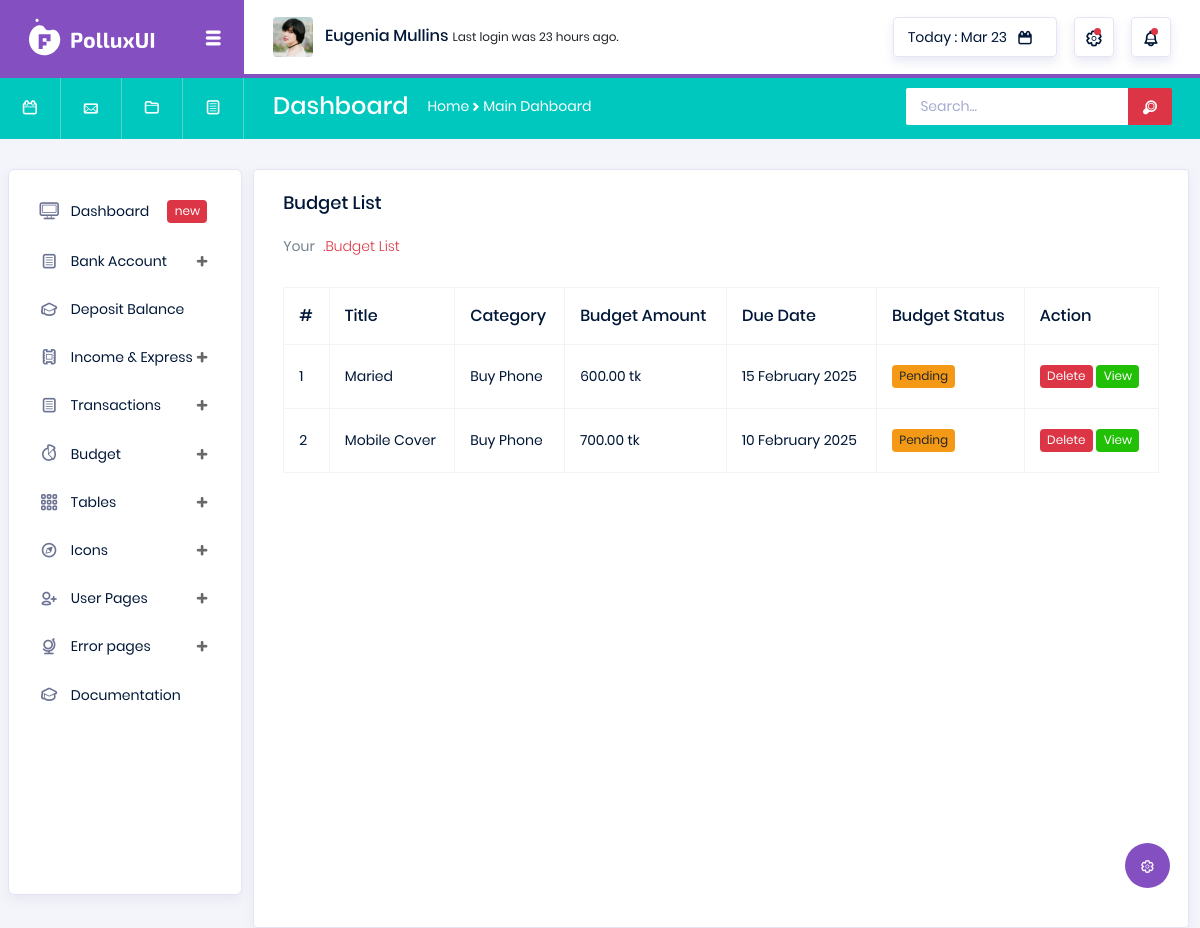
The app's page /view-budget-list/ (signed in), older data.
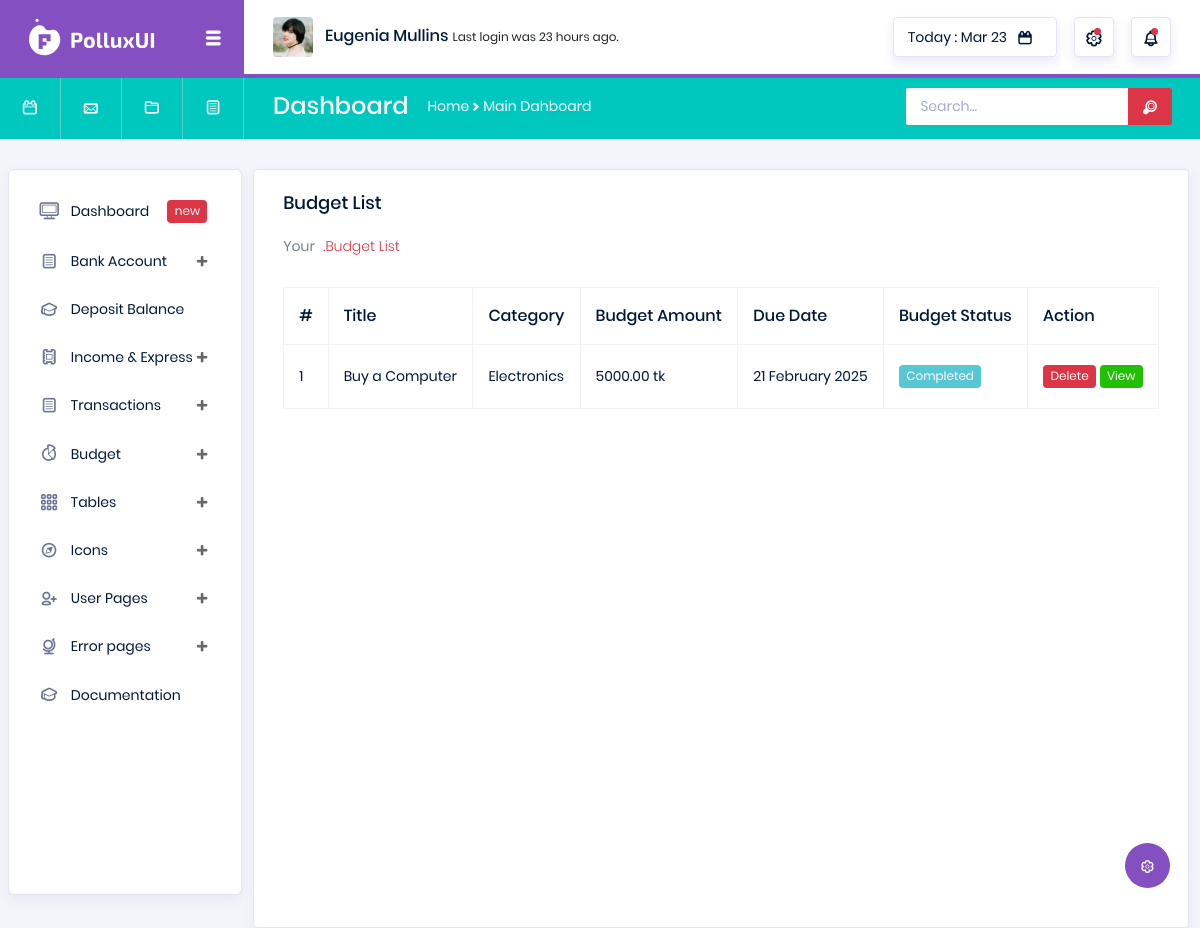
The same page, newer data.
### utils/models.py (models this page shows, shortened)
class Budget(models.Model):
    user = models.ForeignKey(User, on_delete=models.CASCADE)
    title = models.CharField(max_length=255)
    category = models.ForeignKey(BudgetCategory, on_delete=models.CASCADE)
    amount = models.DecimalField(max_digits=10, decimal_places=2)
    due_date = models.DateField()
    is_completed = models.BooleanField(default=False)
    created_at = models.DateTimeField(auto_now_add=True)

class BudgetCategory(models.Model):
    user = models.ForeignKey(User, on_delete=models.CASCADE)
    cat_name = models.CharField(max_length=160)
    create_at = models.DateTimeField(auto_now_add=True)

### utils/views.py (the view)
# urls.py: path('view-budget-list/', views.view_budget, name='view_budget'),
def view_budget(request):
    user = request.user
    try:
        budgets = Budget.objects.filter(user=user)
    except Exception as e:
        messages.warning(request, 'something wrong!')
        return redirect('utils:view_budget')
    return render(request, 'utils/budget_list.html', context={'budgets':budgets})

### templates/utils/budget_list.html (shortened to what this page needs)
{% extends 'base.html' %}
{% load static %}
{% block body %}
<div class="col-lg-12 grid-margin stretch-card">
  <div class="card">
    <div class="card-body">
      <h4 class="card-title">Budget List</h4>
      <p class="card-description">
        Your <code>.Budget List</code>
      </p>
      <div class="table-responsive pt-3">
        <table class="table table-bordered">
          <thead>
            <tr>
              <th>
                #
              </th>
              <th>
                Title
              </th>
              <th>
                Category
              </th>
              <th>
                Budget Amount
              </th>
              <th>
                Due Date
              </th>
              <th>
                Budget Status
              </th>
              <th>
                Action
              </th>
            </tr>
          </thead>
          <tbody>
            {% for budget in budgets %}
            <tr>
              <td>
                {{forloop.counter}}
              </td>
              <td>
                {{budget.title}}
              </td>
              <td>
                {{budget.category.cat_name}}
              </td>
              <td>
                {{budget.amount}} tk
              </td>
              <td>
                {{budget.due_date|date:"d F Y"}}
              </td>
              <td>
                {% if budget.is_completed %}
                <span class="badge" style="background-color: #57c7d4; color: white;">Completed</span>
                {% else %}
                <span class="badge badge-warning">Pending</span>
                {% endif %}
              </td>
              <td>
                <span class="badge badge-danger" style="cursor: pointer" onclick="confirmDeleteBudget({{budget.id}})" data-toggle="modal" data-target="#exampleModal">Delete</span>
                <a href="" class="badge badge-success" data-toggle="modal"
                  data-target="#exampleModalCenter{{ budget.id }}">View</a>
              </td>
            </tr>
            {% endfor %}
          </tbody>
        </table>
      </div>
    </div>
  </div>
</div>
{% endblock %}

### templates/base.html (shortened to what this page needs)
<!DOCTYPE html>
{% load static %}
<html lang="en">
<head>
  <link rel="stylesheet" href="{% static 'vendors/typicons/typicons.css' %}">
  <link rel="stylesheet" href="{% static 'vendors/css/vendor.bundle.base.css' %}">
  <link rel="stylesheet" href="{% static 'css/vertical-layout-light/style.css' %}">
</head>
<body>
  <div class="container-scroller">
    {% include 'shared/navbar.html' %}
    {% include 'shared/header.html' %}
    <div class="container-fluid page-body-wrapper">
      <div class="theme-setting-wrapper">
        <div id="settings-trigger"><i class="typcn typcn-cog-outline"></i></div>
      </div>
      {% include 'shared/sidebar.html' %}
      <div class="main-panel">
        {% block body %}
        {% endblock %}
      </div>
    </div>
  </div>
</body>
</html>

### templates/shared/navbar.html (shortened to what this page needs)
{% load static %}
<nav class="navbar col-lg-12 col-12 p-0 fixed-top d-flex flex-row">
    <div class="navbar-brand-wrapper d-flex justify-content-center">
      <div class="navbar-brand-inner-wrapper d-flex justify-content-between align-items-center w-100">
        <a class="navbar-brand brand-logo" href="index.html"><img src="{% static 'images/logo.svg' %}" alt="logo"/></a>
        <button class="navbar-toggler navbar-toggler align-self-center" type="button" data-toggle="minimize">
          <span class="typcn typcn-th-menu"></span>
        </button>
      </div>
    </div>
    <div class="navbar-menu-wrapper d-flex align-items-center justify-content-end">
      <ul class="navbar-nav mr-lg-2">
        <li class="nav-item nav-profile dropdown">
          <a class="nav-link" href="#" data-toggle="dropdown" id="profileDropdown">
            <img src="{% static 'images/faces/face5.jpg' %}" alt="profile"/>
            <span class="nav-profile-name">Eugenia Mullins</span>
          </a>
        </li>
        <li class="nav-item nav-user-status dropdown">
            <p class="mb-0">Last login was 23 hours ago.</p>
        </li>
      </ul>
      <ul class="navbar-nav navbar-nav-right">
        <li class="nav-item nav-date dropdown">
          <a class="nav-link d-flex justify-content-center align-items-center" href="javascript:;">
            <h6 class="date mb-0">Today : Mar 23</h6>
            <i class="typcn typcn-calendar"></i>
          </a>
        </li>
        <li class="nav-item dropdown">
          <a class="nav-link count-indicator dropdown-toggle d-flex justify-content-center align-items-center" id="messageDropdown" href="#" data-toggle="dropdown">
            <i class="typcn typcn-cog-outline mx-0"></i>
            <span class="count"></span>
          </a>
        </li>
        <li class="nav-item dropdown mr-0">
          <a class="nav-link count-indicator dropdown-toggle d-flex align-items-center justify-content-center" id="notificationDropdown" href="#" data-toggle="dropdown">
            <i class="typcn typcn-bell mx-0"></i>
            <span class="count"></span>
          </a>
        </li>
      </ul>
    </div>
  </nav>

### templates/shared/header.html
<nav class="navbar-breadcrumb col-xl-12 col-12 d-flex flex-row p-0">
    <div class="navbar-links-wrapper d-flex align-items-stretch">
      <div class="nav-link">
        <a href="javascript:;"><i class="typcn typcn-calendar-outline"></i></a>
      </div>
      <div class="nav-link">
        <a href="javascript:;"><i class="typcn typcn-mail"></i></a>
      </div>
      <div class="nav-link">
        <a href="javascript:;"><i class="typcn typcn-folder"></i></a>
      </div>
      <div class="nav-link">
        <a href="javascript:;"><i class="typcn typcn-document-text"></i></a>
      </div>
    </div>
    <div class="navbar-menu-wrapper d-flex align-items-center justify-content-end">
      <ul class="navbar-nav mr-lg-2">
        <li class="nav-item ml-0">
          <h4 class="mb-0">Dashboard</h4>
        </li>
        <li class="nav-item">
          <div class="d-flex align-items-baseline">
            <p class="mb-0">Home</p>
            <i class="typcn typcn-chevron-right"></i>
            <p class="mb-0">Main Dahboard</p>
          </div>
        </li>
      </ul>
      <ul class="navbar-nav navbar-nav-right">
        <li class="nav-item nav-search d-none d-md-block mr-0">
          <div class="input-group">
            <input type="text" class="form-control" placeholder="Search..." aria-label="search" aria-describedby="search">
            <div class="input-group-prepend">
              <span class="input-group-text" id="search">
                <i class="typcn typcn-zoom"></i>
              </span>
            </div>
          </div>
        </li>
      </ul>
    </div>
  </nav>

### templates/shared/sidebar.html (shortened to what this page needs)
{% load static %}
<nav class="sidebar sidebar-offcanvas" id="sidebar">
    <ul class="nav">
      <li class="nav-item">
        <a class="nav-link" href="/">
          <i class="typcn typcn-device-desktop menu-icon"></i>
          <span class="menu-title">Dashboard</span>
          <div class="badge badge-danger">new</div>
        </a>
      </li>
      <li class="nav-item">
        <a class="nav-link" data-toggle="collapse" href="#ui-basic2" aria-expanded="false" aria-controls="ui-basic2">
          <i class="typcn typcn-document-text menu-icon"></i>
          <span class="menu-title">Bank Account</span>
          <i class="menu-arrow"></i>
        </a>
      </li>
      <li class="nav-item">
        <a class="nav-link" href="{% url 'transaction:deposit_blance' %}">
          <i class="typcn typcn-mortar-board menu-icon"></i>
          <span class="menu-title">Deposit Balance</span>
        </a>
      </li>
      <li class="nav-item">
        <a class="nav-link" data-toggle="collapse" href="#form-elements" aria-expanded="false" aria-controls="form-elements">
          <i class="typcn typcn-film menu-icon"></i>
          <span class="menu-title">Income & Express</span>
          <i class="menu-arrow"></i>
        </a>
      </li>
      <li class="nav-item">
        <a class="nav-link" data-toggle="collapse" href="#ui-basic" aria-expanded="false" aria-controls="ui-basic">
          <i class="typcn typcn-document-text menu-icon"></i>
          <span class="menu-title">Transactions</span>
          <i class="menu-arrow"></i>
        </a>
      </li>
      <li class="nav-item">
        <a class="nav-link" data-toggle="collapse" href="#charts" aria-expanded="false" aria-controls="charts">
          <i class="typcn typcn-chart-pie-outline menu-icon"></i>
          <span class="menu-title">Budget</span>
          <i class="menu-arrow"></i>
        </a>
      </li>
      <li class="nav-item">
        <a class="nav-link" data-toggle="collapse" href="#tables" aria-expanded="false" aria-controls="tables">
          <i class="typcn typcn-th-small-outline menu-icon"></i>
          <span class="menu-title">Tables</span>
          <i class="menu-arrow"></i>
        </a>
      </li>
      <li class="nav-item">
        <a class="nav-link" data-toggle="collapse" href="#icons" aria-expanded="false" aria-controls="icons">
          <i class="typcn typcn-compass menu-icon"></i>
          <span class="menu-title">Icons</span>
          <i class="menu-arrow"></i>
        </a>
      </li>
      <li class="nav-item">
        <a class="nav-link" data-toggle="collapse" href="#auth" aria-expanded="false" aria-controls="auth">
          <i class="typcn typcn-user-add-outline menu-icon"></i>
          <span class="menu-title">User Pages</span>
          <i class="menu-arrow"></i>
        </a>
      </li>
      <li class="nav-item">
        <a class="nav-link" data-toggle="collapse" href="#error" aria-expanded="false" aria-controls="error">
          <i class="typcn typcn-globe-outline menu-icon"></i>
          <span class="menu-title">Error pages</span>
          <i class="menu-arrow"></i>
        </a>
      </li>
      <li class="nav-item">
        <a class="nav-link" href="https://bootstrapdash.com/demo/polluxui-free/docs/documentation.html">
          <i class="typcn typcn-mortar-board menu-icon"></i>
          <span class="menu-title">Documentation</span>
        </a>
      </li>
    </ul>
  </nav>

Row changes from the older to the newer data that the page shows:
removed Budget: title "Maried", category.cat_name "Buy Phone", amount "600.00", due_date "15 February 2025", is_completed "Pending"
removed Budget: title "Mobile Cover", category.cat_name "Buy Phone", amount "700.00", due_date "10 February 2025", is_completed "Pending"
added Budget: title "Buy a Computer", category.cat_name "Electronics", amount "5000.00", due_date "21 February 2025", is_completed "Completed"
